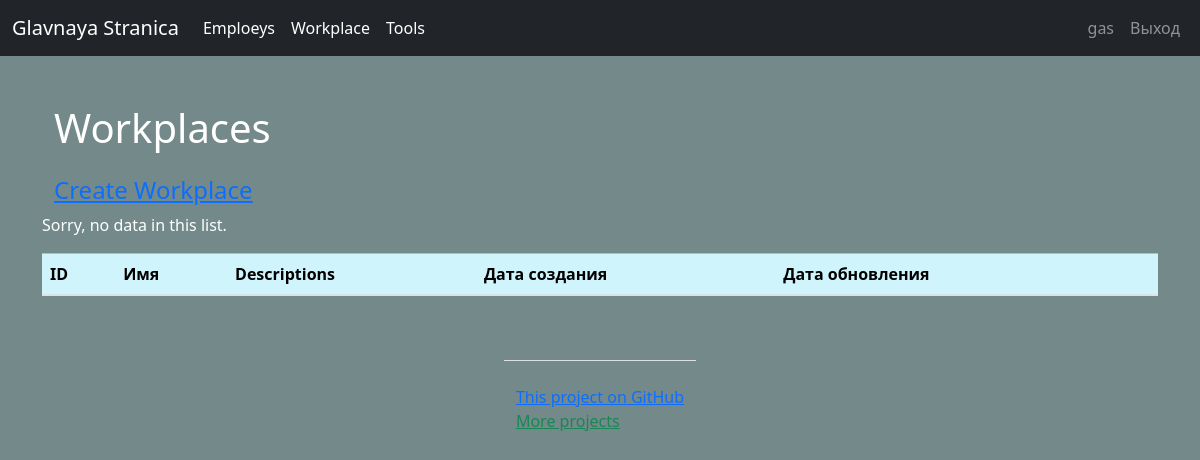
The app's page /workplaces/ (signed in), older data.
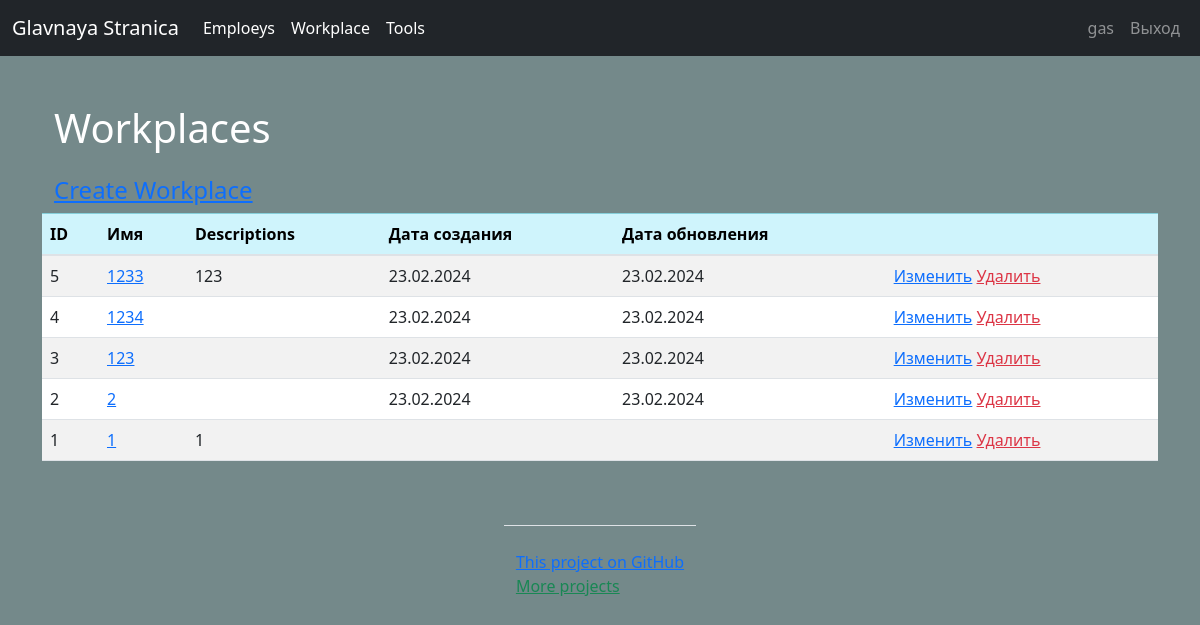
The same page, newer data.
### workplaces/models.py (models this page shows, shortened)
class Workplace(models.Model):
    name = models.CharField(max_length=250, unique=True, verbose_name=_('Workplace name'))
    description = models.TextField(max_length=300, blank=True, verbose_name=_('Description'))
    created_at = models.DateTimeField(auto_now_add=True, null=True)
    update_at = models.DateTimeField(auto_now=True, null=True)
    class Meta:
        verbose_name = _("=Workplace=")
        verbose_name_plural = _("=Workplaces=")
        ordering = ['-created_at']

### workplaces/views.py (the view)
# urls.py: path('', WorkplacesListView.as_view(), name='workplaces'),
class WorkplacesListView(LoginAuthMixin,WorkplaceMixin, ListView):
    model = Workplace
    login_url = reverse_lazy('user_login')
    success_url = reverse_lazy('workplaces')
    fields = ['name', 'description']
    template_name = 'workplaces/workplaces_list.html'
    context_object_name = 'workplaces'
    extra_context = {
        'title': _('Workplaces'), 'btn_create': _('Create Workplace'),
        'btn_update': _('Update'), 'btn_delete': _('Delete'),
    }

### task_manager/mixins.py (called while the page is built)
    def dispatch(self, request, *args, **kwargs):
        if not request.user.is_authenticated:
            messages.error(self.request, _('You are not authorized! Please sign in.'))
            return redirect('user_login')
        return super().dispatch(request, *args, **kwargs)

### task_manager/templates/workplaces/workplaces_list.html (shortened to what this page needs)
{% extends 'base.html' %}
{% load bootstrap4 %}
{% load i18n %}
{% block content %}
<div class="container wrapper flex-grow-1">
    <h1 class="my-4">{{ title }}</h1>
    <h4><a href="{% url 'create_workplace' %}">{{ btn_create }}</a></h4>
</div>
<table class="table table-striped">
    <thead>
    <tr class="table-info">
        <th scope="col">{% trans 'ID' %}</th>
        <th scope="col">{% trans 'Name' %}</th>
        <th scope="col">{% trans 'Descriptions' %}</th>
        <th scope="col">{% trans 'Create date' %}</th>
        <th scope="col">{% trans 'Update date' %}</th>
        <th scope="col"></th>
    </tr>
    </thead>
    {% for w in workplaces %}
    <tr>
        <td>{{w.id}}</td>
        <td><a href="{% url 'workplace' w.id  %}" > {{w.name}} </a></td>
        <td>{{w.description}}</td>
        <td>{{w.created_at|date:"d.m.Y"}}</td>
        <td>{{w.update_at|date:"d.m.Y"}}</td>
        <td>
              <a  href="{% url 'workpass'  %}">{{ btn_update }}</a>
              <a class="text-danger"  href="{% url 'workpass'  %}">{{btn_delete}}</a>
        </td>
    </tr>
    {% empty %}
    <p>Sorry, no data in this list.</p>
    {% endfor %}
</table>
{% endblock %}

Row changes from the older to the newer data that the page shows:
added Workplace: id "5", name "1233", description "123", created_at "23.02.2024", update_at "23.02.2024", btn_update "Изменить", btn_delete "Удалить"
added Workplace: id "4", name "1234", created_at "23.02.2024", update_at "23.02.2024", btn_update "Изменить", btn_delete "Удалить"
added Workplace: id "3", name "123", created_at "23.02.2024", update_at "23.02.2024", btn_update "Изменить", btn_delete "Удалить"
added Workplace: id "2", name "2", created_at "23.02.2024", update_at "23.02.2024", btn_update "Изменить", btn_delete "Удалить"
added Workplace: id "1", name "1", description "1", btn_update "Изменить", btn_delete "Удалить"
Text that changed along with them:
text no longer shown: "Sorry, no data in this list."
